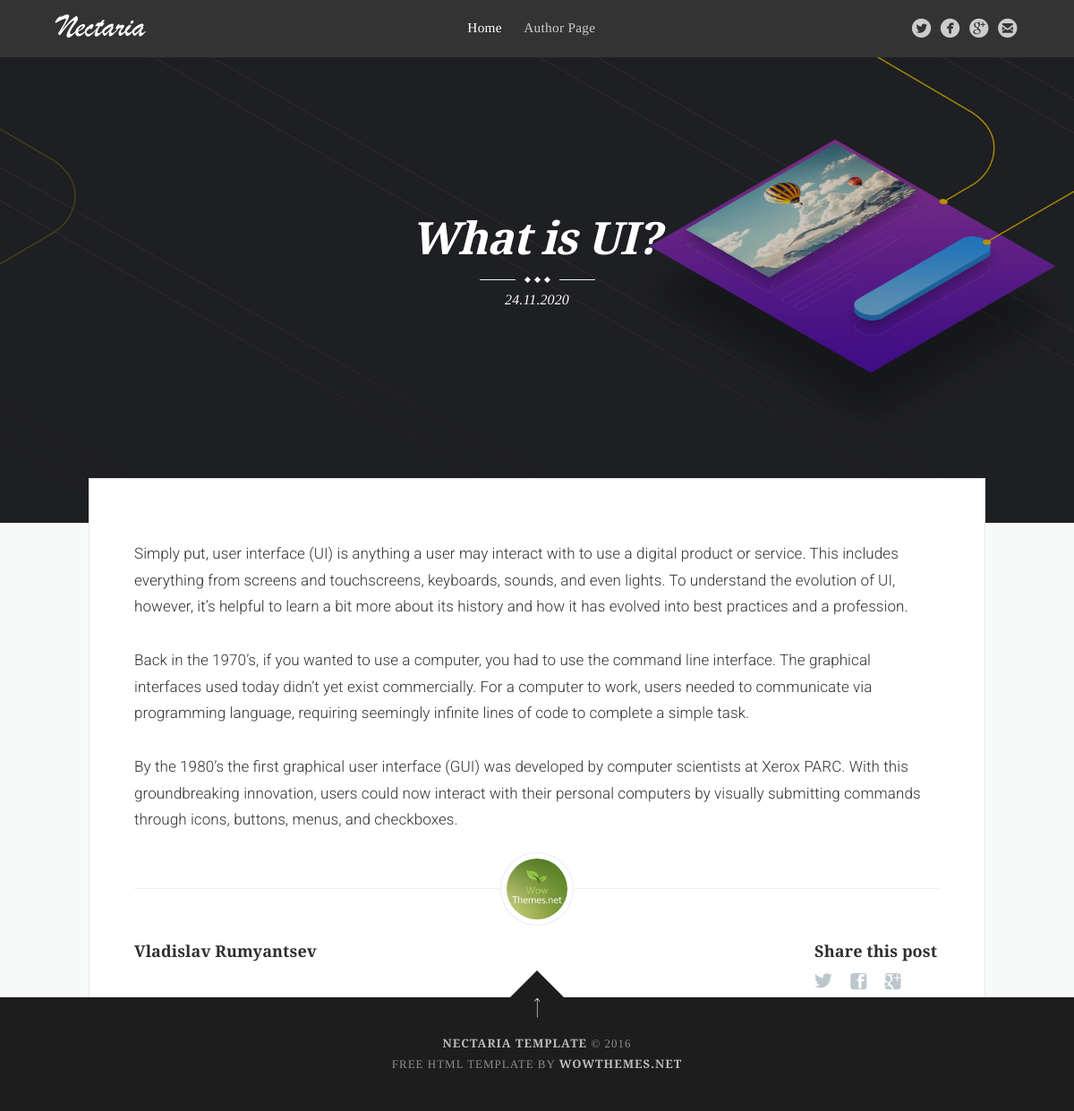
/post/what-ui, run on the app's committed database.
### blog/models.py (models this page shows, shortened)
class Post(models.Model):
    title = models.CharField(max_length=255)
    slug = models.SlugField(max_length=255, verbose_name='Url', unique=True)
    author = models.CharField(max_length=100)
    content = models.TextField(max_length=255, blank=True)
    created_at = models.DateTimeField(
        auto_now_add=True, verbose_name='Published')
    image = models.ImageField(upload_to='photos/%Y/%m/%d/', blank=True)
    class Meta:
        ordering = ['-created_at']

### blog/views.py (the view)
# urls.py: path('post/<str:slug>', GetPost.as_view(), name='post'),
class GetPost(DetailView):
    model = Post
    template_name = 'blog/single.html'
    context_object_name = 'post'
    def get_context_data(self, *, object_list=None, **kwargs):
        context = super().get_context_data(**kwargs)
        return context

### blog/templates/blog/single.html (shortened to what this page needs)
{% load static %}
<!DOCTYPE html>
<html>
<head>
    <link rel="stylesheet" type="text/css" href="{% static 'css/screen.css' %}" />
</head>
<body class="post-template">
    <div class="site-wrapper">
        <nav class="main-nav overlay clearfix">
            <a class="blog-logo" href="{% url 'home' %}"><img src="{% static 'img/logo.png' %}"
                    alt="Fashion Critiques" /></a>
            <ul id="menu">
                <li class="nav-home nav-current" role="presentation"><a href="{% url 'home' %}">Home</a></li>
                <li class="nav-author-page" role="presentation"><a href="http://vladru.site/">Author Page</a></li>
                <span class="socialheader">
                    <a href="#"><span class='symbol'>circletwitterbird</span></a>
                    <a href="#"><span class='symbol'>circlefacebook</span></a>
                    <a href="#"><span class='symbol'>circlegoogleplus</span></a>
                    <a href="mailto:wowthemesnet@gmail.com"><span class='symbol'>circleemail</span></a>
                </span>
            </ul>
        </nav>
        <header class="main-header post-head " style="background-image: url({{ post.image.url }})">
            <div class="vertical">
                <div class="main-header-content inner">
                    <h1 class="post-title">{{ post.title }}</h1>
                    <div class="entry-title-divider">
                        <span></span><span></span><span></span>
                    </div>
                    <section class="post-meta">
                        <time class="post-date">{{ post.created_at|date:"d.m.Y" }}</time>
                    </section>
                </div>
            </div>
        </header>
        <main id="content" class="content" role="main">
            <div class="wraps">
                <article class="post featured">
                    <section class="post-content">
                        <p>{{ post.content|safe }}</p>
                    </section>
                    <footer class="post-footer">
                        <figure class="author-image">
                            <a class="img" style="background-image: url({% static 'img/gravatar.jpg' %})"></a>
                        </figure>
                        <section class="author">
                            <h4><a href="http://vladru.site/">{{ post.author }}</a></h4>
                        </section>
                        <section class="share">
                            <h4>Share this post</h4>
                            <a class="icon-twitter"
                                href="https://twitter.com/intent/tweet?text=Once%20Upon%20a%20Time&amp;url=#"
                                onclick="window.open(this.href, 'twitter-share', 'width=550,height=235');return false;">
                            </a>
                            <a class="icon-facebook" href="https://www.facebook.com/sharer/sharer.php?u=#"
                                onclick="window.open(this.href, 'facebook-share','width=580,height=296');return false;">
                            </a>
                            <a class="icon-google-plus" href="https://plus.google.com/share?url=#"
                                onclick="window.open(this.href, 'google-plus-share', 'width=490,height=530');return false;">
                            </a>
                        </section>
                    </footer>
                </article>
            </div>
        </main>
        <footer class="site-footer clearfix">
            <a href="#top" id="back-to-top" class="back-top"></a>
            <div class="text-center">
                <a href="">Nectaria Template</a> &copy; 2016<br />
                Free HTML Template by <a href="https://wowthemes.net">WowThemes.net</a>
            </div>
        </footer>
    </div>
</body>
</html>

### data on the page
Post: image (picture), title "What is UI?", created_at "24.11.2020", content "Simply put, user interface (UI) is anything a user may interact with to use a digital product or service. This includes everything from screens and touchscreens, keyboards, sounds, and even lights. To understand the evolution of UI, however, it’s helpful to learn a bit more about its history and how it has evolved into best practices and a profession. Back in the 1970’s, if you wanted to use a computer, you had to use the command line interface. The graphical interfaces used today didn’t yet exist commercially. For a computer to work, users needed to communicate via programming language, requiring seemingly infinite lines of code to complete a simple task. By the 1980’s the first graphical…", author "Vladislav Rumyantsev"
